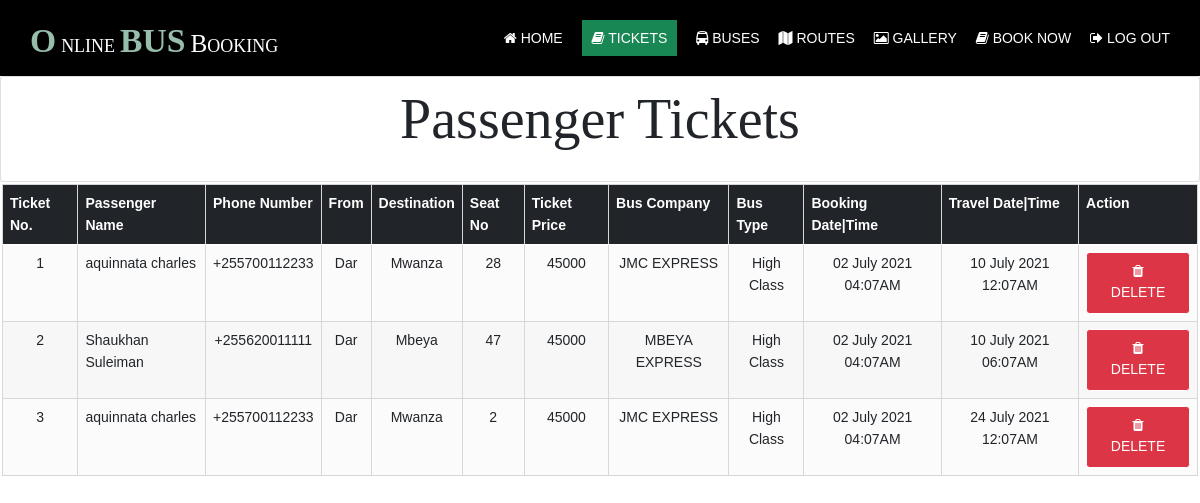
The app's page /admin/ (signed in) with its own data.
### tables this page shows
CREATE TABLE `tickets` (
  `ticketId` int(11) NOT NULL,
  `userId` bigint(13) NOT NULL,
  `busId` bigint(13) NOT NULL,
  `startFrom` varchar(255) NOT NULL,
  `destination` varchar(255) NOT NULL,
  `seatNo` int(10) NOT NULL,
  `Price` int(10) NOT NULL,
  `bookingDate` datetime NOT NULL DEFAULT current_timestamp(),
  `travelDate` datetime NOT NULL,
  `status` varchar(10) NOT NULL DEFAULT 'UNPAID'
);

CREATE TABLE `users` (
  `userId` bigint(13) NOT NULL,
  `phoneEmail` varchar(255) NOT NULL,
  `password` varchar(255) NOT NULL,
  `firstName` varchar(255) NOT NULL,
  `lastName` varchar(255) NOT NULL,
  `phoneNumber` varchar(255) NOT NULL,
  `role` varchar(50) NOT NULL DEFAULT 'USER',
  `status` tinyint(1) NOT NULL DEFAULT 1
);

CREATE TABLE `buses` (
  `busId` bigint(13) NOT NULL,
  `name` varchar(255) NOT NULL,
  `startFrom` varchar(255) NOT NULL,
  `destination` varchar(255) NOT NULL,
  `busType` varchar(30) NOT NULL,
  `noSeats` int(11) NOT NULL,
  `plateNo` varchar(13) NOT NULL,
  `busPhone` varchar(255) NOT NULL,
  `farePrice` int(11) NOT NULL,
  `busPhoto` varchar(255) NOT NULL,
  `status` tinyint(1) NOT NULL DEFAULT 1
);

### admin/index.php (the view, shortened to what this page needs)
<?php
require('../includes/db.php');
?>
<!DOCTYPE html>
<html lang="en">
<head>
    <link rel="stylesheet" href="../assets/css/bootstrap.css" media="all">
    <link rel="stylesheet" href="../assets/css/layout.css" type="text/css">
</head>
<body>
    <div class="wrapper row1">
        <header id="header" class="hoc clear">
            <div id="logo" class="fl_left">
                <h1 class="logoname"><a href="./">Online<span>bus</span>Booking</a></h1>
            </div>
            <nav id="mainav" class="fl_right">
                <ul class="clear">
                    <li><a href="../index.php"><i class="fa fa-home" aria-hidden="true"></i> Home</a></li>
                    <li class="active"><a href="./"><i class="fa fa-book" aria-hidden="true"></i> Tickets</a></li>
                    <li><a href="buses.php"><i class="fa fa-bus" aria-hidden="true"></i> Buses</a></li>
                    <li><a href="routes.php"><i class="fa fa-map" aria-hidden="true"></i> Routes</a></li>
                    <li><a href="../gallery.php"><i class="fa fa-photo" aria-hidden="true"></i> Gallery</a></li>
                    <li><a href="../book.php"><i class="fa fa-book" aria-hidden="true"></i> Book Now</a></li>
                    <li><a href="../login.php"><i class="fa fa-sign-out" aria-hidden="true"></i> Log Out</a></li>
                </ul>
            </nav>
        </header>
    </div>
    <div class="row">
        <div class="container-fluid">
            <div class="card">
                <div class="row hoc">
                    <h1 class="heading" style="font-size: 4em; padding:10px">Passenger Tickets</h1>
                </div>
            </div>
            <div class="row d-flex justify-content-center" style="padding: 0 10 10 10; margin:2px">
                <table class="table table-hover table-center table-responsive">
                    <thead>
                        <tr class="bg-dark">
                            <th scope="col">Ticket No.</th>
                            <th scope="col">Passenger Name</th>
                            <th scope="col">Phone Number</th>
                            <th scope="col">From</th>
                            <th scope="col">Destination</th>
                            <th scope="col">Seat No</th>
                            <th scope="col">Ticket Price</th>
                            <th scope="col">Bus Company</th>
                            <th scope="col">Bus Type</th>
                            <th scope="col">Booking Date|Time</th>
                            <th scope="col">Travel Date|Time</th>
                            <th scope="col">Action</th>
                        </tr>
                    </thead>
                    <tbody>
                        <?php
                        $list = $db->prepare('SELECT * FROM `tickets` JOIN `users` ON `tickets`.`userId` = `users`.`userId` JOIN `buses` ON `tickets`.`busId` = `buses`.`busId` ORDER BY `travelDate` ASC');
                        $list->execute();
                        $counter = 0;
                        while ($tickets = $list->fetch(PDO::FETCH_ASSOC)) {
                            $counter++;
                            echo '<tr>';
                        ?>
                            <td>
                                <center><?php echo $counter; ?></center>
                            </td>
                            <td>
                                <?php echo  $tickets['firstName'] . " " . $tickets['lastName']; ?>
                            </td>
                            <td>
                                <center><?php echo  $tickets['phoneNumber']; ?></center>
                            </td>
                            <td>
                                <center><?php echo  $tickets['startFrom']; ?></center>
                            </td>
                            <td>
                                <center><?php echo  $tickets['destination']; ?></center>
                            </td>
                            <td>
                                <center><?php echo  $tickets['seatNo']; ?></center>
                            </td>
                            <td>
                                <center><?php echo  $tickets['farePrice']; ?></center>
                            </td>
                            <td>
                                <center><?php echo  $tickets['name']; ?></center>
                            </td>
                            <td>
                                <center><?php echo  $tickets['busType']; ?></center>
                            </td>
                            <td>
                                <center><?php echo date('d F Y h:mA', strtotime($tickets['bookingDate'])); ?></center>
                            </td>
                            <td>
                                <center><?php echo  date('d F Y h:mA', strtotime($tickets['travelDate'])); ?></center>
                            </td>
                            <td>
                                <center>
                                    <a class="btn btn-danger" href="index.php?del=<?php echo  $tickets['ticketId']; ?>"><i class="fa fa-trash" aria-hidden="true"></i> Delete</a>
                                </center>
                            </td>
                        <?php
                            echo '</tr>';
                        }
                        ?>
                    </tbody>
                </table>
            </div>
        </div>
    </div>
</body>
</html>

### assets/css/layout.css (style rules this page uses)
#header #logo { margin: 22px 0 0 0; }
*, *::before, *::after { transition: all .3s ease-in-out; }
nav ul, nav ol { margin: 0; padding: 0; list-style: none; }
#mainav, #breadcrumb, .sidebar nav { line-height: normal; }
#mainav ul { text-transform: uppercase; }
#mainav li { display: inline-block; position: relative; margin: 0 15px 0 0; padding: 0; }
#mainav li:last-child { margin-right: 0; }
#mainav li a { display: block; padding: 30px 0; }
table, th, td { border: 1px solid; border-collapse: collapse; vertical-align: top; }
table, th { table-layout: auto; }
table { width: 100%; margin-bottom: 15px; }
th, td { padding: 5px 8px; }
td { border-width: 0 1px; }
body { background-color: #6a3b96; }
a { color: #97A9BD; }
.logoname a { color: #FFFFFF; }
.logoname::first-letter, .logoname span { color: #97BDAB; }
.row1 { color: #FFFFFF; background-color: #000000; }
#header #logo a { color: inherit; }
#mainav li a { color: inherit; }
#mainav .active a, #mainav a:hover, #mainav li:hover>a { color: #FFFFFF; background-color: #198754; padding: 10px; }
table, th, td, #comments .avatar, #comments input, #comments textarea { border-color: #D7D7D7; }
th { color: #FFFFFF; background-color: #373737; }
tr, #comments li, #comments input[type="submit"], #comments input[type="reset"] { color: inherit; background-color: #FBFBFB; }
tr:nth-child(even), #comments li:nth-child(even) { color: inherit; background-color: #F7F7F7; }
table a, #comments a { background-color: inherit; }
@media screen and (min-width:1140px) { .hoc { max-width: 1140px; } }

### assets/css/framework.css (style rules this page uses)
html { overflow-y: scroll; overflow-x: hidden; }
html, body { margin: 0; padding: 0; font-size: 14px; line-height: 1.6em; }
*, *::before, *::after { box-sizing: border-box; }
.logoname { margin: 0; padding: 0; font-size: 1.8rem; font-variant: small-caps; }
.logoname::first-letter, .logoname span { margin: 0 5px; font-size: 2.4rem; font-weight: 700; text-transform: uppercase; }
.logoname::first-letter { margin-left: 0; }
.btn { display: inline-block; padding: 8px 18px 10px; text-transform: uppercase; border: 1px solid; }
.clear, .group { display: block; }
.clear::before, .clear::after, .group::before, .group::after { display: table; content: ""; }
.clear, .clear::after, .group, .group::after { clear: both; }
a { outline: none; text-decoration: none; }
.fl_left, .imgl { float: left; }
.fl_right, .imgr { float: right; }
body, input, textarea, select { font-family: Verdana, Geneva, sans-serif; }
h1, h2, h3, h4, h5, h6, .heading { font-family: Georgia, "Times New Roman", Times, serif; }
::placeholder { opacity: 1; }
h1, h2, h3, h4, h5, h6, .heading { margin: 0 0 20px 0; font-size: 1.4rem; line-height: normal; font-weight: normal; text-transform: capitalize; }
.wrapper { display: block; position: relative; width: 100%; margin: 0; padding: 0; text-align: left; word-wrap: break-word; }
.hoc { display: block; margin: 0 auto; }
address, article, aside, figcaption, figure, footer, header, main, nav, section { display: block; margin: 0; padding: 0; }

### admin/index.php (style rules this page uses)
body { background-color: #FFF !important; }

### records on screen
tickets: userId.firstName "aquinnata", userId.lastName "charles", userId.phoneNumber "+255700112233", busId.startFrom "Dar", busId.destination "Mwanza", seatNo "28", busId.farePrice "45000", busId.name "JMC EXPRESS", busId.busType "High Class", bookingDate "02 July 2021 04:07AM", travelDate "10 July 2021 12:07AM"
tickets: userId.firstName "Shaukhan", userId.lastName "Suleiman", userId.phoneNumber "+255620011111", busId.startFrom "Dar", busId.destination "Mbeya", seatNo "47", busId.farePrice "45000", busId.name "MBEYA EXPRESS", busId.busType "High Class", bookingDate "02 July 2021 04:07AM", travelDate "10 July 2021 06:07AM"
tickets: userId.firstName "aquinnata", userId.lastName "charles", userId.phoneNumber "+255700112233", busId.startFrom "Dar", busId.destination "Mwanza", seatNo "2", busId.farePrice "45000", busId.name "JMC EXPRESS", busId.busType "High Class", bookingDate "02 July 2021 04:07AM", travelDate "24 July 2021 12:07AM"
